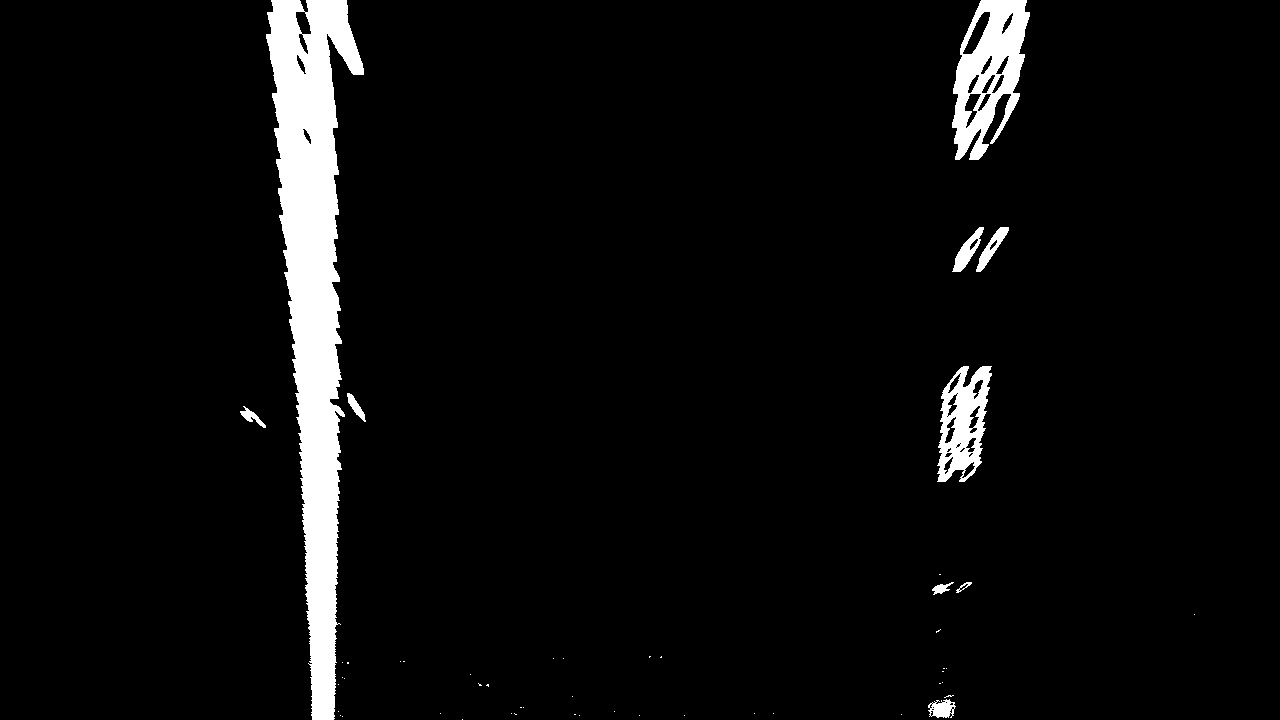
#> input picture output_images/binary_sx_transform.jpg, 1280 x 720 px
$ python laneLinesIdentify.py
#> lines starting #> are read from the running program, lines starting #| are printed output that depends on the picture; after the words box and inside, x2 and y2 are one past the last pixel; in counts of white or black regions, pixels touching at a corner belong together
import numpy as np
import matplotlib.pyplot as plt
import matplotlib.image as mpimg
import cv2

# Read in a thresholded image
warped1 = mpimg.imread('output_images/binary_sx_transform.jpg')
#> warped1 is the input picture: shape (720, 1280, 3); min 0, max 255, mean 12.5
warped = warped1[:,:,1]

# window settings
window_width = 50
window_height = 80  # Break image into 9 vertical layers since image height is 720
margin = 100  # How much to slide left and right for searching


def window_mask(width, height, img_ref, center, level):
    output = np.zeros_like(img_ref)
    output[int(img_ref.shape[0] - (level + 1) * height):int(img_ref.shape[0] - level * height),
    max(0, int(center - width / 2)):min(int(center + width / 2), img_ref.shape[1])] = 1
    return output


def find_window_centroids(warped, window_width, window_height, margin):
#> called with window_width = 50, window_height = 80, margin = 100
    window_centroids = []  # Store the (left,right) window centroid positions per level
    window = np.ones(window_width)  # Create our window template that we will use for convolutions

    # First find the two starting positions for the left and right lane by using np.sum to get the vertical image slice
    # and then np.convolve the vertical image slice with the window template

    # Sum quarter bottom of image to get slice, could use a different ratio
    l_sum = np.sum(warped[int(3 * warped.shape[0] / 4):, :int(warped.shape[1] / 2)], axis=0)
#> l_sum = 640 values, max 45900 at index 312, min 0 at index 0, mean 1985.9
    l_center = np.argmax(np.convolve(window, l_sum)) - window_width / 2
#> l_center = 326
    r_sum = np.sum(warped[int(3 * warped.shape[0] / 4):, int(warped.shape[1] / 2):], axis=0)
#> r_sum = 640 values, max 6913 at index 300, min 0 at index 0, mean 230.8
    r_center = np.argmax(np.convolve(window, r_sum)) - window_width / 2 + int(warped.shape[1] / 2)
#> r_center = 950

    # Add what we found for the first layer
    window_centroids.append((l_center, r_center))

    # Go through each layer looking for max pixel locations
    for level in range(1, (int)(warped.shape[0] / window_height)):
        # convolve the window into the vertical slice of the image
        image_layer = np.sum(
            warped[int(warped.shape[0] - (level + 1) * window_height):int(warped.shape[0] - level * window_height), :],
            axis=0)
        conv_signal = np.convolve(window, image_layer)
        # Find the best left centroid by using past left center as a reference
        # Use window_width/2 as offset because convolution signal reference is at right side of window, not center of window
        offset = window_width / 2
        l_min_index = int(max(l_center + offset - margin, 0))
        l_max_index = int(min(l_center + offset + margin, warped.shape[1]))
        l_center = np.argmax(conv_signal[l_min_index:l_max_index]) + l_min_index - offset
        # Find the best right centroid by using past right center as a reference
        r_min_index = int(max(r_center + offset - margin, 0))
        r_max_index = int(min(r_center + offset + margin, warped.shape[1]))
        r_center = np.argmax(conv_signal[r_min_index:r_max_index]) + r_min_index - offset
        # Add what we found for that layer
        window_centroids.append((l_center, r_center))
#> this loop made 8 passes
#> (l_min_index, l_max_index, l_center, r_min_index, r_max_index, r_center) on passes 1 to 8: (251, 451, 318, 875, 1075, 950), (243, 443, 318, 875, 1075, 942), (243, 443, 320, 867, 1067, 961), (245, 445, 315, 886, 1086, 966), (240, 440, 311, 891, 1091, 976), (236, 436, 308, 901, 1101, 990), (233, 433, 305, 915, 1115, 978), (230, 430, 301, 903, 1103, 998)
#> after the loop, window_centroids = [(326, 950), (318, 950), (318, 942), (320, 961), (315, 966), (311, 976), (308, 990), (305, 978), (301, 998)]

    return window_centroids


window_centroids = find_window_centroids(warped, window_width, window_height, margin)

# If we found any window centers
if len(window_centroids) > 0:

    # Points used to draw all the left and right windows
    l_points = np.zeros_like(warped)
    r_points = np.zeros_like(warped)

    # Go through each level and draw the windows
    for level in range(0, len(window_centroids)):
        # Window_mask is a function to draw window areas
        l_mask = window_mask(window_width, window_height, warped, window_centroids[level][0], level)
        r_mask = window_mask(window_width, window_height, warped, window_centroids[level][1], level)
        # Add graphic points from window mask here to total pixels found
        l_points[(l_points == 255) | ((l_mask == 1) ) ] = 255
        r_points[(r_points == 255) | ((r_mask == 1) ) ] = 255
#> this loop made 9 passes
#> pass 1, `l_mask = window_mask(window_width, window_height, warped, window_centr..`:
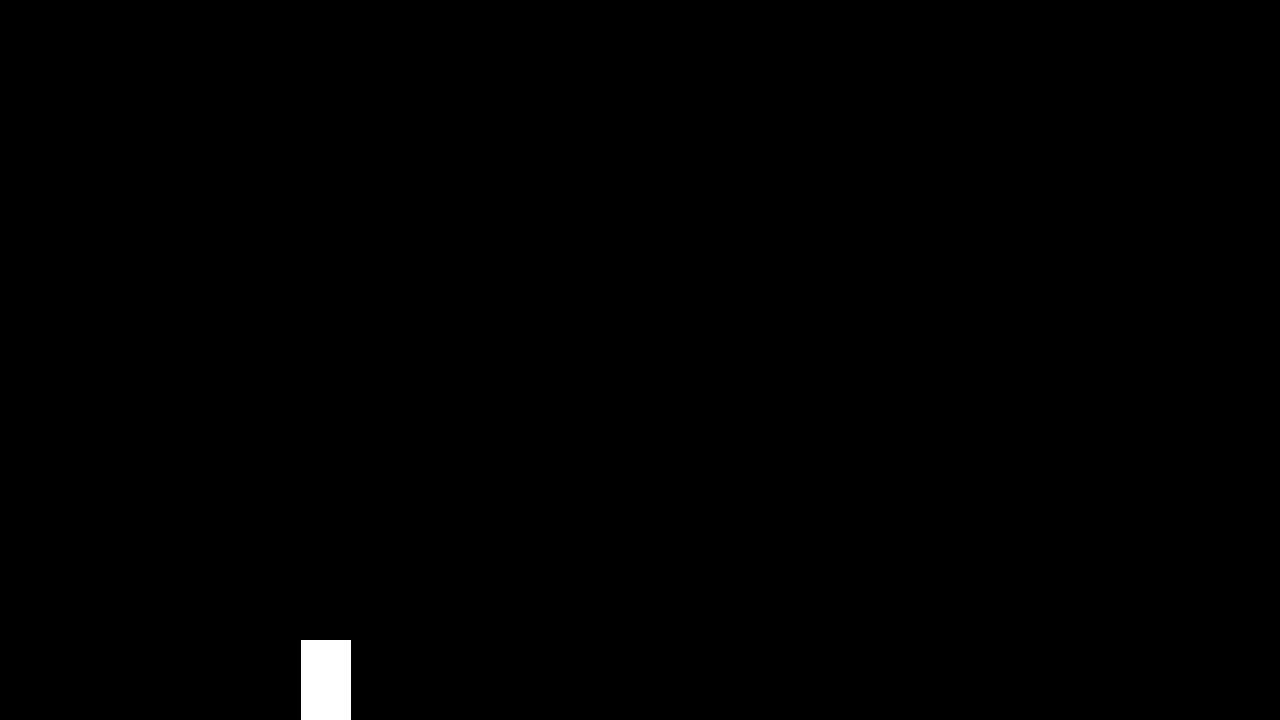
#> l_mask: shape (720, 1280); values 0 (black) and 1 (white), 0.43% white; 1 white region, box (x1, y1, x2, y2) and area: (301, 640, 351, 720) 4000
#> after the loop:
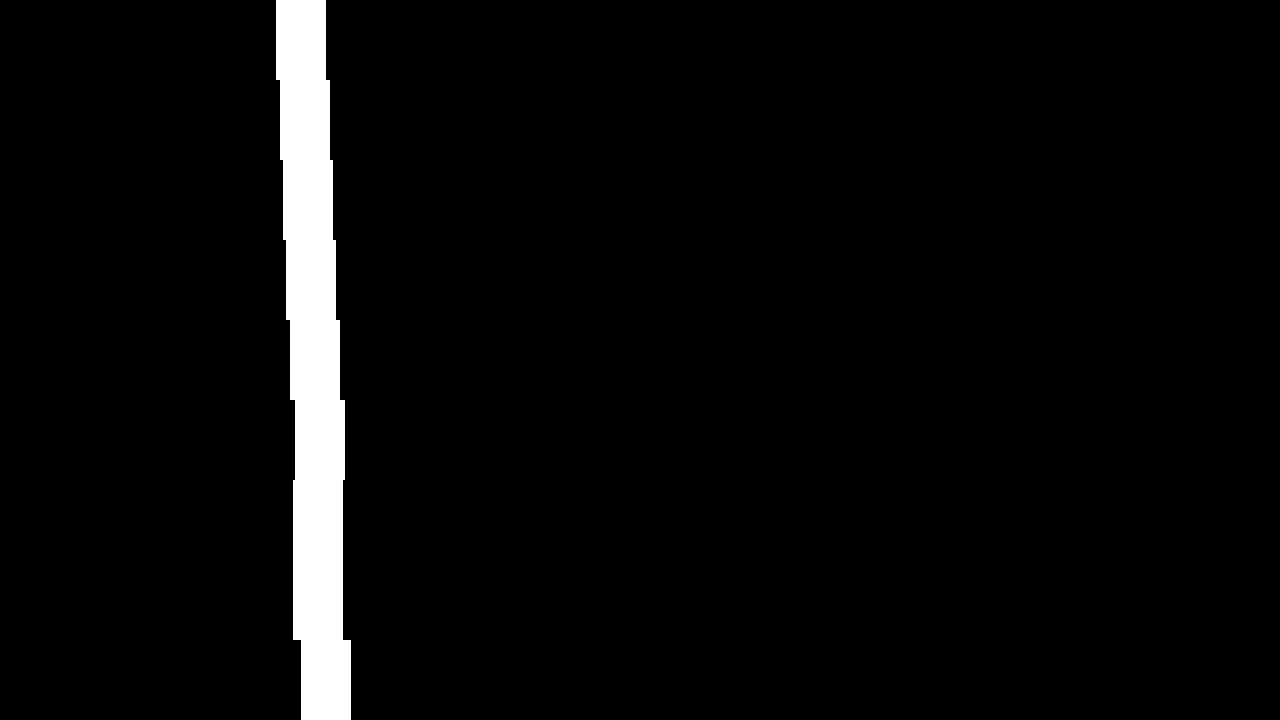
#> l_points: shape (720, 1280); 3.9% white; 1 white region, box (x1, y1, x2, y2) and area: (276, 0, 351, 720) 36000
#> after the loop:
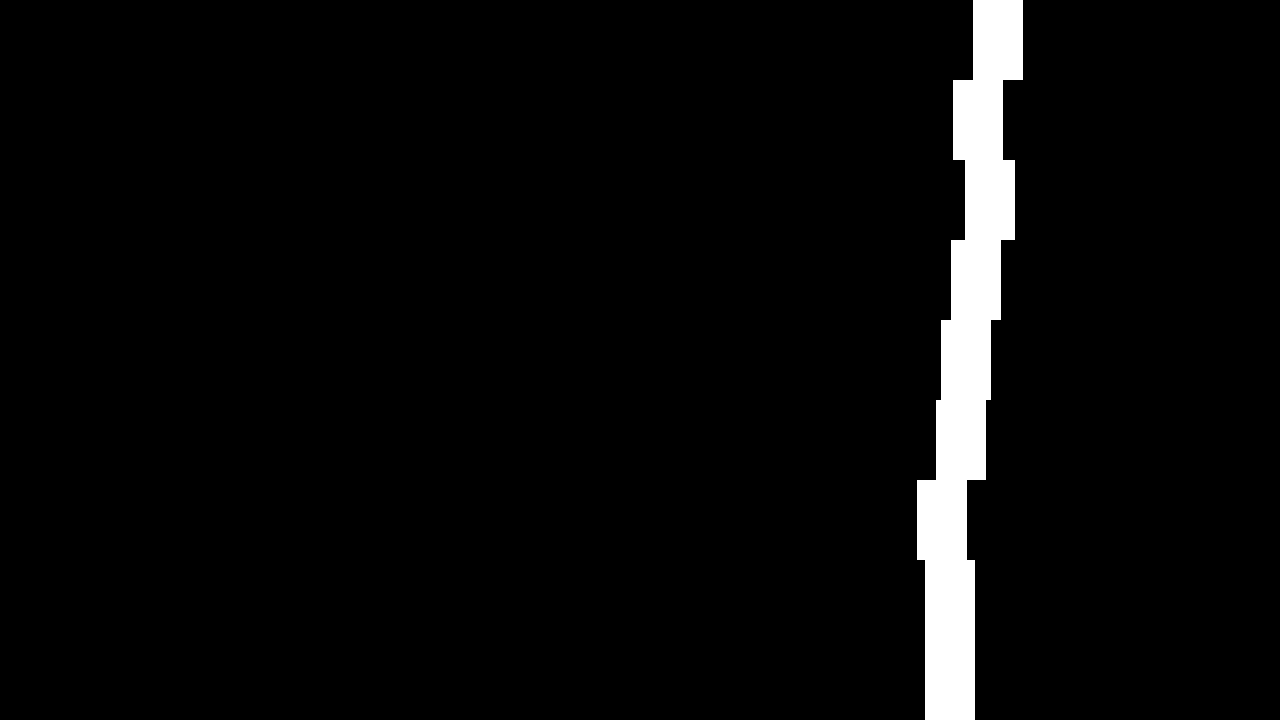
#> r_points: shape (720, 1280); 3.9% white; 1 white region, box (x1, y1, x2, y2) and area: (917, 0, 1023, 720) 36000

    # Draw the results
    template = np.array(r_points + l_points, np.uint8)  # add both left and right window pixels together
#> template: shape (720, 1280); 7.8% white; 2 white regions, box (x1, y1, x2, y2) and area: (276, 0, 351, 720) 36000, (917, 0, 1023, 720) 36000
    zero_channel = np.zeros_like(template)  # create a zero color channle
    template = np.array(cv2.merge((zero_channel, template, zero_channel)), np.uint8)  # make window pixels green
#> template: shape (720, 1280, 3)
    warpage = np.array(cv2.merge((warped, warped, warped)),
                       np.uint8)  # making the original road pixels 3 color channels
    output = cv2.addWeighted(warpage, 1.0, template, 0.3, 0.0)  # overlay the orignal road image with window results
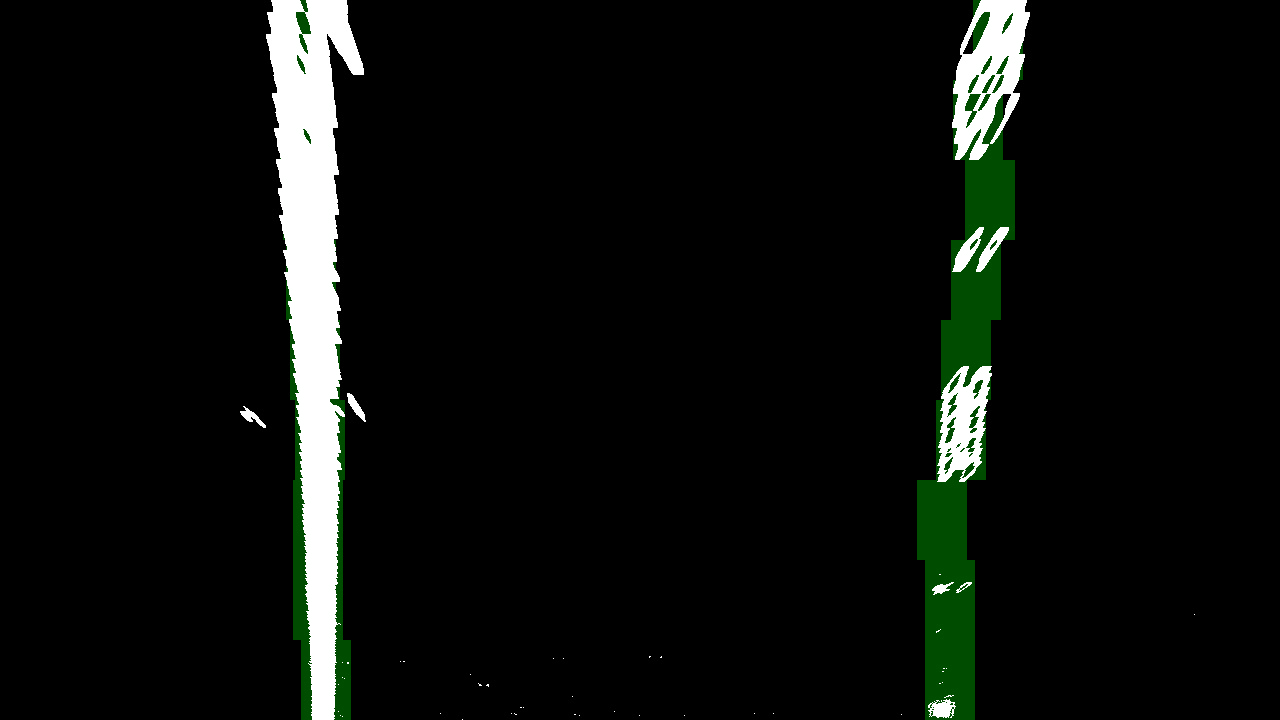
#> output: shape (720, 1280, 3); mean of channels 0, 1, 2 12.5, 15.1, 12.5; drawn as R, G, B

# If no window centers found, just display orginal road image
else:
    output = np.array(cv2.merge((warped, warped, warped)), np.uint8)

# Display the final results
if False:
    plt.imshow(output)
plt.title('window fitting results')
plt.show()

cv2.imwrite('output_images/' + "lane_line_detect" + ".jpg", output)
print("Identify Lane Lines Complete")
